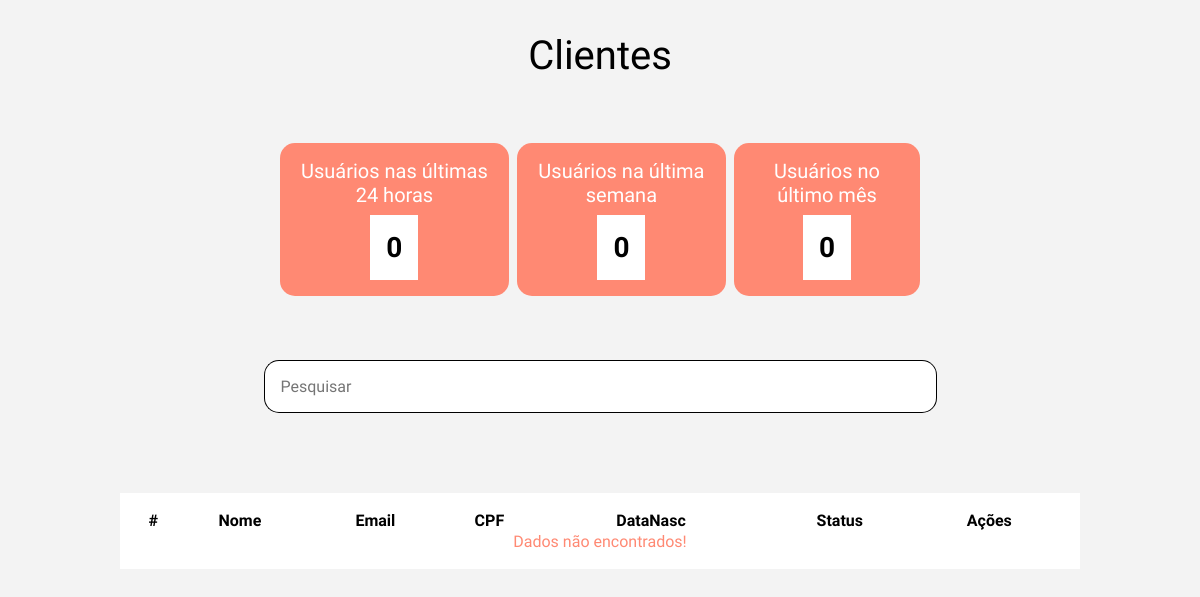
Page /view/listClientes.php on the earlier database version.
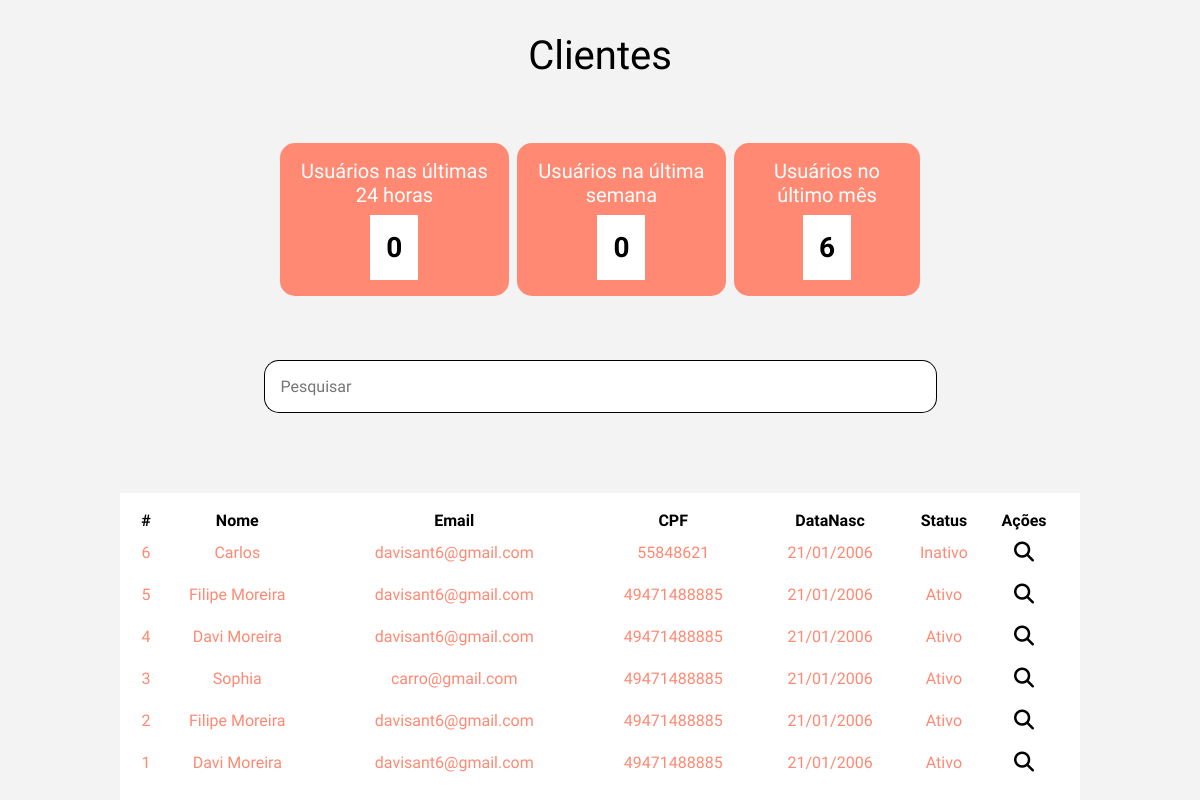
Same page on the later database version.
### tables this page shows
CREATE TABLE user_cliente(
	id_cliente INT AUTO_INCREMENT NOT NULL PRIMARY KEY,
	nome_cliente VARCHAR(300) NOT NULL COMMENT 'nome do cliente',
	email_cliente VARCHAR(300) NOT NULL COMMENT 'email do cliente',
	cpf_cliente VARCHAR(18) NOT NULL COMMENT 'cpf do cliente',
	telefone_cliente VARCHAR(18) NOT NULL COMMENT 'telefone do cliente',
	genero_cliente int(1) NOT NULL COMMENT '1 - feminino; 0 - masculino; 2 - não informar',
	senha_cliente VARCHAR(256) NOT NULL COMMENT 'senha em sha256',
	data_nasc_cliente DATE NOT NULL COMMENT 'data de nascimente',
	data_reg_cliente DATETIME DEFAULT CURRENT_TIMESTAMP NOT NULL COMMENT 'data e hora do registro',
	status INT(1) NOT NULL COMMENT '1 - ativo; 0 - inativo'
);

### model/conexao.class.php (called while the page is built, shortened)
<?php
class Conexao{
    public function __construct(){
        try{
            $this->pdo = new PDO("mysql:dbname=2ucase_bd3;host=localhost","root","");
        }catch(PDOException $e){
            echo "Erro com banco de dados: " . $e->getMessage() . "<br>";
            exit();
        }catch(Exception $e){
            echo "Erro generico: " . $e->getMessage() . "<br>";
            exit();
        }
    }
}
?>

### model/Manager.class.php (called while the page is built, shortened)
<?php
require_once 'Conexao.class.php';
class Manager extends Conexao {
	public function listClient($table, $columnName) {
        $cmd = $this->pdo->query("SELECT * FROM {$table} ORDER by {$columnName} DESC");
        $res = $cmd->fetchAll(PDO::FETCH_ASSOC);
        return $res;
	}
	public function dateCountClientes($tabela, $column, $dataAtual, $dataCount){
		$sql = "SELECT COUNT(*) FROM $tabela WHERE $column < '$dataAtual'
		AND $column >= '$dataCount'";
		$cmd = $this->pdo->query($sql);
		$res = $cmd->fetch(PDO::FETCH_ASSOC);
		return $res;
	}
}

### view/listClientes.php (the view, shortened to what this page needs)
<?php
require_once "../model/Manager.class.php";
$manager = new Manager();
$resultClienteList = $manager->listClient('user_cliente', 'id_cliente');
$dataAtual = new DateTime('now', new DateTimeZone('America/Sao_Paulo'));
$dataAtualN = new DateTime('now', new DateTimeZone('America/Sao_Paulo'));
$dataMinus = $dataAtual->modify('-1 day');
$formatDataMinus = $dataMinus->format('Y-m-d H:i:s');
$formatDataAtual = $dataAtualN->format('Y-m-d H:i:s');
$returnData24 = $manager->dateCountClientes('user_cliente', 'data_reg_cliente', $formatDataAtual, $formatDataMinus);
$dataMinusWeek = $dataAtual->modify('-1 week');
$formatDataWeekMinus = $dataMinusWeek->format('Y-m-d H:i:s');
$returnDataWeek = $manager->dateCountClientes('user_cliente', 'data_reg_cliente', $formatDataAtual, $formatDataWeekMinus);
$dataMinusWeek = $dataAtual->modify('-1 month');
$formatDataMonthMinus = $dataMinusWeek->format('Y-m-d H:i:s');
$returnDataMonth = $manager->dateCountClientes('user_cliente', 'data_reg_cliente', $formatDataAtual, $formatDataMonthMinus);
?>
<!DOCTYPE html>
<html lang="pt-br">
<head>
    <?php require_once "../config/config.php"; ?>
    <link rel="stylesheet" href="../assets/css/clientes.css">
</head>
<body id="body-margin">
    <main class="container-produto">
        <h1>Clientes</h1>
        <section class="container-metricas">
            <div class="metrica-box metrica1">
                <h4>Usuários nas últimas 24 horas</h4>
                <div class="container-number">
                    <h3><?= $returnData24['COUNT(*)'] ?></h3>
                </div>
            </div>
            <div class="metrica-box metrica2">
                <h4>Usuários na última semana</h4>
                <div class="container-number">
                    <h3><?= $returnDataWeek['COUNT(*)'] ?></h3>
                </div>
            </div>
            <div class="metrica-box metrica3">
                <h4>Usuários no último mês</h4>
                <div class="container-number">
                    <h3><?= $returnDataMonth['COUNT(*)'] ?></h3>
                </div>
            </div>
        </section>
        <article class="container-pesquisa">
            <form action="#" method="GET">
                <div class="input-pesquisa">
                    <input type="text" name="searchBarClientes" placeholder="Pesquisar" id="pesquisar-input">
                    <input type="submit" value="">
                </div>
            </form>
        </article>
        <section class="container-tabela-filter">
            <section class="container-tabela">
                <table class="table-clientes">
                    <tr>
                        <th>#</th>
                        <th>Nome</th>
                        <th>Email</th>
                        <th>CPF</th>
                        <th>DataNasc</th>
                        <th>Status</th>
                        <th>Ações</th>
                    </tr>
                    <?php
                    if (count($resultClienteList) > 0) :
                        for ($i = 0; $i < count($resultClienteList); $i++) :
                            $timestamp = strtotime($resultClienteList[$i]["data_nasc_cliente"]);
                            $newDate = date("d-m-Y", $timestamp);
                            $dateExib = str_replace('-', '/', $newDate)
                    ?>
                            <tr>
                                <td><?= $resultClienteList[$i]['id_cliente'] ?></td>
                                <td><?= $resultClienteList[$i]['nome_cliente'] ?></td>
                                <td><?= $resultClienteList[$i]['email_cliente'] ?></td>
                                <td><?= $resultClienteList[$i]['cpf_cliente'] ?></td>
                                <td><?= $dateExib ?></td>
                                <td><?= $resultClienteList[$i]['status'] == 1 ? "Ativo" : "Inativo" ?></td>
                                <td id="btn-actions">
                                    <button id="search-client" onclick="window.location.href='./DetailsClientes.php?id=<?= $resultClienteList[$i]['id_cliente'] ?>'">
                                        <i class="fa-solid fa-magnifying-glass"></i>
                                    </button>
                                </td>
                            </tr>
                    <?php
                        endfor;
                    else :
                        echo "<td colspan=7>Dados não encontrados!</td>";
                    endif;
                    ?>
                </table>
            </section>
        </section>
    </main>
</body>
</html>

### config/config.php (shortened to what this page needs)
<!DOCTYPE html>
<html lang="en">
<head>
    <link rel="stylesheet" href="../assets/css/reset.css">
</head>
</html>

### assets/css/clientes.css (style rules this page uses)
.container-produto { display: flex; flex-direction: column; align-items: center; justify-content: center; gap: 4rem; margin-top: 2rem; }
.container-metricas { display: flex; width: 40rem; text-align: center; gap: .5rem; }
.metrica-box { display: flex; flex-direction: column; justify-content: center; align-items: center; gap: .5rem; background-color: var(--cor-laranja); padding: 1rem; border-radius: 15px; }
.metrica-box h4 { color: #fff; }
.container-number { padding: 1rem; background-color: #ffff; width: -moz-fit-content; width: fit-content; }
.input-pesquisa { display: flex; }
.input-pesquisa input[type=text] { background-color: #ffff; padding: 1rem; border: 1px solid #000; border-right: none; width: 40rem; border-bottom-left-radius: 15px; border-top-left-radius: 15px; }
.input-pesquisa input[type=submit] { background-color: #ffff; border: 1px solid #000; border-left: none; background-image: url('../../view/img/lupapesquisa.png'); background-size: 20px 20px; background-position-y: center; background-position-x: center; background-repeat: no-repeat; padding: 1rem; cursor: pointer; border-bottom-right-radius: 15px; border-top-right-radius: 15px; }
.container-tabela-filter { display: flex; flex-direction: column; align-items: center; width: 60rem; }
.container-tabela { width: 100%; background-color: #ffff; margin-top: 1rem; }
.container-tabela .table-clientes { width: 100%; padding: 1rem; }
.table-clientes tr td { text-align: center; }
#btn-actions button { padding: .5rem; background-color: transparent; border: none; }
#btn-actions #search-client i { cursor: pointer; }

Differences in the rows shown:
added user_cliente: id_cliente "6", nome_cliente "Carlos", email_cliente "davisant6@gmail.com", cpf_cliente "55848621", data_nasc_cliente "21/01/2006", status "Inativo"
added user_cliente: id_cliente "5", nome_cliente "Filipe Moreira", email_cliente "davisant6@gmail.com", cpf_cliente "49471488885", data_nasc_cliente "21/01/2006", status "Ativo"
added user_cliente: id_cliente "4", nome_cliente "Davi Moreira", email_cliente "davisant6@gmail.com", cpf_cliente "49471488885", data_nasc_cliente "21/01/2006", status "Ativo"
added user_cliente: id_cliente "3", nome_cliente "Sophia", email_cliente "carro@gmail.com", cpf_cliente "49471488885", data_nasc_cliente "21/01/2006", status "Ativo"
added user_cliente: id_cliente "2", nome_cliente "Filipe Moreira", email_cliente "davisant6@gmail.com", cpf_cliente "49471488885", data_nasc_cliente "21/01/2006", status "Ativo"
added user_cliente: id_cliente "1", nome_cliente "Davi Moreira", email_cliente "davisant6@gmail.com", cpf_cliente "49471488885", data_nasc_cliente "21/01/2006", status "Ativo"
Other differences:
$returnDataMonth['COUNT(*)']: "0" → "6"
text no longer shown: "Dados não encontrados!"
